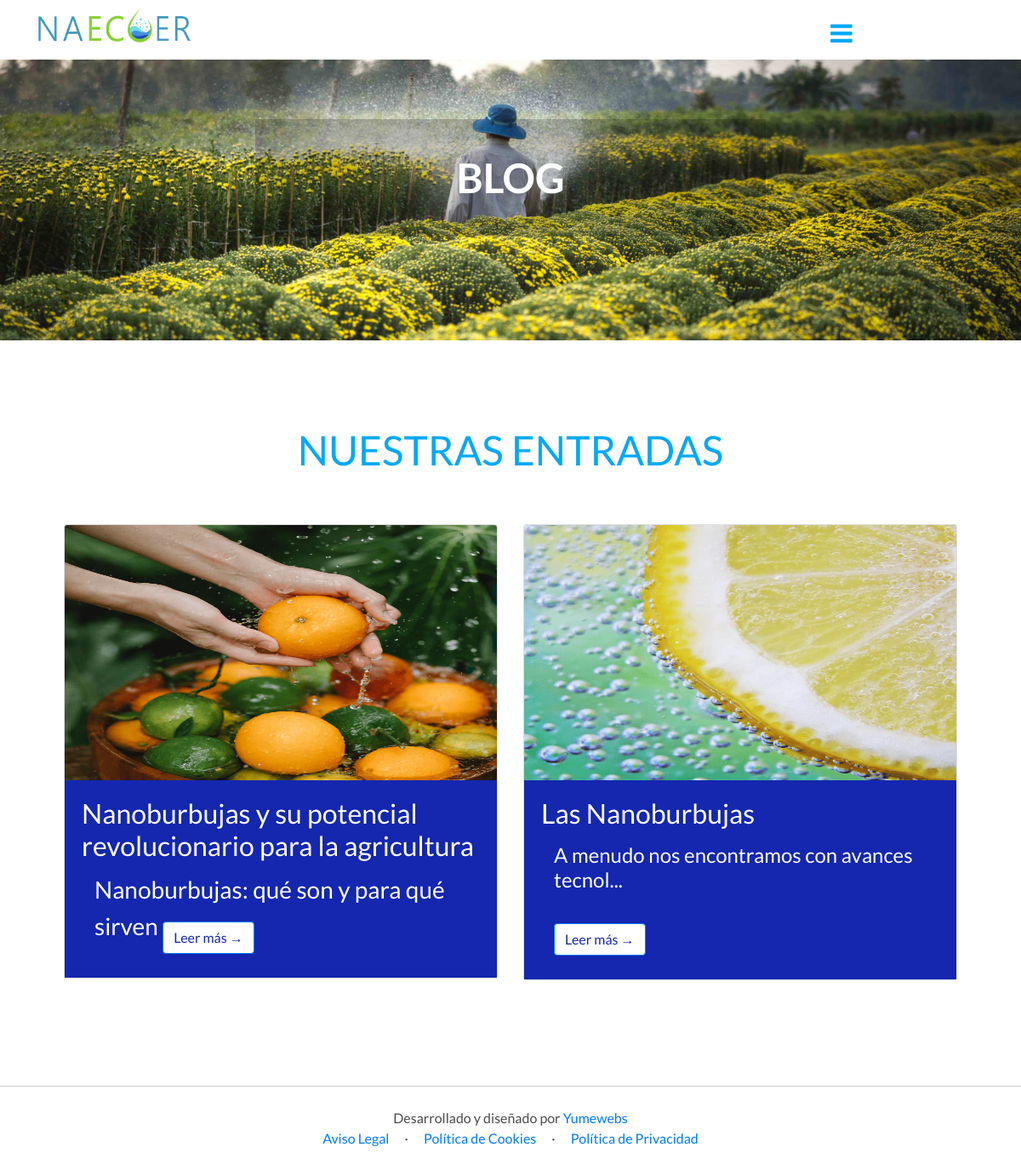
Screenshot of /blog/ with the database file from the repository.
### blog/models.py (models this page shows, shortened)
class Post(models.Model):
    title = models.CharField(max_length=200,
        verbose_name="Título")
    content = models.TextField(
        verbose_name="Contenido")
    published = models.DateTimeField(default=now,
        verbose_name="Fecha de publicación")
    image = models.ImageField(upload_to="blog", null=True, blank=True,
        verbose_name="Imagen")
    created = models.DateTimeField(auto_now_add=True,
        verbose_name="Fecha de creación")
    updated = models.DateTimeField(auto_now=True,
        verbose_name="Fecha de edición")
    views = models.PositiveIntegerField(default = 0)
    class Meta:
        verbose_name = "entrada"
        verbose_name_plural = "entradas"
        ordering = ('title',)

### pages/models.py (models this page shows, shortened)
class Page(models.Model):
    title = models.CharField(max_length=200,
        verbose_name="Título")
    content = models.TextField(
        verbose_name="contenido")
    created = models.DateTimeField(auto_now_add=True,
        verbose_name="Fecha de creación")
    updated = models.DateTimeField(auto_now=True,
        verbose_name="Fecha de edición")
    class Meta:
        verbose_name = "página"
        verbose_name_plural = "páginas"
        ordering = ['title']

### blog/views.py (the view)
# urls.py: path('', views.posts, name="posts"),
def posts(request):
    post = Post.objects.all()
    return render(request, "blog/posts.html", {'post':post})

### blog/templatetags/posts_extras.py (called while the page is built)
@register.simple_tag
def get_post_list():
    posts = Post.objects.all()
    return posts

### pages/templatetags/pages_extras.py (called while the page is built)
@register.simple_tag
def get_page_list():
    pages = Page.objects.all()
    return pages

### blog/templates/blog/posts.html (shortened to what this page needs)
{% extends 'core/layout.html' %}
{% block body %}
<div id="entradas">
    <section class="blog-head">
        <div class="titulo">
            <h2>
                BLOG
            </h2>
        </div>
    </section>
    <section class="news">
        <div class="container">
            <div class="row col-lg-12 subtitulo">
                <div class="col-lg-12">
                    <h2>NUESTRAS ENTRADAS</h2>
                </div>
            </div>
            <div class="row col-lg-12">
                {% load posts_extras %}
                {% get_post_list as post_list %}
                {% for post in post_list reversed %}
                <div class="col-lg-6">
                  <div class="card mb-4">
                    {% load static %}
                    <img class="card-img-top" height="300px" width="auto" src="{{ post.image.url }}" alt="Card image cap">
                    <div class="card-body">
                      <h2 class="card-title">{{post.title}}</h2>
                      <p class="card-text">{{post.content|safe|truncatechars:75}}</p>
                      <a href="{% url 'post' post.id %}"  style="margin-top: 20px;"class="btn btn-primary">Leer más &rarr;</a>
                    </div>
                  </div>
                </div>
              </div>
              {% endfor %}
        </div>
    </section>
</div>
{% endblock %}

### core/templates/core/layout.html (shortened to what this page needs)
<!DOCTYPE html>
<html lang="es">
<head>
    <link href="https://maxcdn.bootstrapcdn.com/bootstrap/4.1.3/css/bootstrap.min.css" rel="stylesheet">
    {% load static %}
    <link rel="stylesheet" href="{% static 'core/css/styles.css' %}" type="text/css">
    <link rel="stylesheet" href="{% static 'core/css/services.css' %}" type="text/css">
    <link rel="stylesheet" href="{% static 'core/css/studies.css' %}" type="text/css">
    <link rel="stylesheet" href="{% static 'core/css/blog.css' %}" type="text/css">
    {% load static %}
    <link href="https://maxcdn.bootstrapcdn.com/bootstrap/4.1.3/css/bootstrap.min.css" rel="stylesheet">
    <link rel="stylesheet" href="https://stackpath.bootstrapcdn.com/font-awesome/4.7.0/css/font-awesome.min.css">
</head>
<body>
    <header class="header">
        <div class="container">
            {% load static %}
            <a href="{% url 'home' %}" class="logo"><img height="50px" src="{% static 'core/img/Aa.logo-burbuja.png' %}"
                    alt="" style="padding: 10px 0px 0px 0px;"></a>
            <div class="menu-toggle"></div>
                    {% load posts_extras %}
                    {% get_post_list as post_list %}
        </div>
    </header>
    {%block body%}
    {%endblock%}
    <footer>
        <div class="container">
            <div class="row col-lg-12">
                <div class="col-lg-12">
                    Desarrollado y diseñado por <a href="http://www.yumewebs.com/">Yumewebs</a>
                </div>
            </div>
            <div class="row col-lg-12 pages">
                <div class="col-lg-12">
                    {% load pages_extras %}
                    {% get_page_list as page_list %}
                    {% for page in page_list %}
                        <a href="{% url 'page' page.id %}" class="link">{{page.title}}</a>
                        {% if not forloop.last %}·{% endif %}
                    {% endfor %}
                </div>
            </div>
        </div>
    </footer>
</body>
</html>

### core/static/core/css/styles.css (style rules this page uses)
* { padding: 0px; margin: 0px; box-sizing: border-box; font-family: 'Lato', sans-serif !important; overflow: -moz-hidden-unscrollable; }
html, body { scroll-behavior: smooth; }
header { position: fixed; padding-bottom: 20px; background-color: white; width: 100%; z-index: 1400; }
header .menu-toggle { position: absolute; z-index: 999; font-size: 30px; top: 0; left: 80%; cursor: pointer; color:#03a9f4; padding: 1rem; }
header .menu-toggle:before { content: '\f0c9'; font-family: fontAwesome; line-height: 25px; }
footer { text-align: center; width: 100%; border-top: 1px solid #ccc; padding: 25px; color: #141313c3; }
footer a { text-decoration: none; }
footer .link { padding: 15px; }
.news { background-image: url(/static/core/img/fondo-news.png); background-position: center center; background-repeat: no-repeat; background-size: cover; margin-top: 50px; }
.news .subtitulo { padding: 50px 0px; color: #03a9f4; }
.row { margin-left: 0px !important; margin-right: 0px !important; }

### core/static/core/css/blog.css (style rules this page uses)
.blog-head { background-image: url(/static/core/img/fondo-pag-blog.jpg); background-position: center center; background-repeat: no-repeat; background-size: cover; height: 50vh; padding-top: 140px; }
.blog-head .titulo { margin: 0px auto; width: 50%; background-color: rgba(0, 0, 0, 0.2); }
.blog-head h2 { color: white; font-size: 3rem; font-weight: 700; text-align: center; padding: 40px 0px; }
#entradas .news { background-image: none !important; }
.news .subtitulo h2 { text-align: center; font-size: 3rem; }
#entradas .news .card-body { background-color: rgba(20, 39, 174, 1); color: white; }
#entradas .news .card-body .btn-primary { background-color: white !important; color: rgba(20, 39, 174, 1); }
#entradas .news { padding-bottom: 100px; }

### rows the page displays
Post: image (picture), title "Nanoburbujas y su potencial revolucionario para la agricultura", content "Nanoburbujas: qué son y para qué sirven"
Post: image (picture), title "Las Nanoburbujas", content "A menudo nos encontramos con avances tecnol..."
Page: title "Aviso Legal"
Page: title "Política de Cookies"
Page: title "Política de Privacidad"
